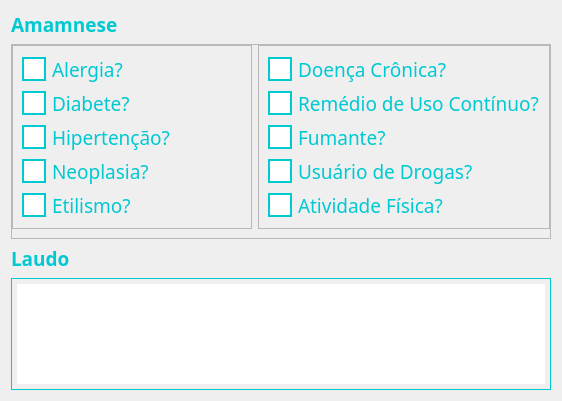
                     <widget class="QWidget" name="scrollAreaWC_Laudos">
                      <property name="geometry">
                       <rect>
                        <x>0</x>
                        <y>0</y>
                        <width>562</width>
                        <height>401</height>
                       </rect>
                      </property>
                      <property name="styleSheet">
                       <string notr="true">#scrollAreaWC_Laudos{
background-color: White;
border: 1px rgb(0, 201, 210);
border-style: solid;
}

QLabel{
color: rgb(0, 201, 210);
font-family: Tw Cen MT;
font-size: 14pt;
}

QTextEdit{
font-family: Tw Cen MT;
font-size: 14pt;
padding: 5px;
color: rgb(0, 0, 0);
border-radius: 0px;
border: 1px solid rgb(0, 201, 210);
}

QCheckBox{
font-family: Tw Cen MT;
font-size: 14pt;
color: rgb(0, 201, 210);
}</string>
                      </property>
                      <layout class="QVBoxLayout" name="verticalLayout_30">
                       <item>
                        <widget class="QLabel" name="label_Anamnese">
                         <property name="font">
                          <font>
                           <family>Tw Cen MT</family>
                           <pointsize>14</pointsize>
                           <weight>75</weight>
                           <bold>true</bold>
                          </font>
                         </property>
                         <property name="text">
                          <string>Amamnese</string>
                         </property>
                        </widget>
                       </item>
                       <item>
                        <widget class="QFrame" name="frame_Anamnese">
                         <property name="minimumSize">
                          <size>
                           <width>0</width>
                           <height>0</height>
                          </size>
                         </property>
                         <property name="frameShape">
                          <enum>QFrame::StyledPanel</enum>
                         </property>
                         <property name="frameShadow">
                          <enum>QFrame::Raised</enum>
                         </property>
                         <layout class="QHBoxLayout" name="horizontalLayout_13">
                          <property name="leftMargin">
                           <number>0</number>
                          </property>
                          <property name="topMargin">
                           <number>0</number>
                          </property>
                          <property name="rightMargin">
                           <number>0</number>
                          </property>
                          <item>
                           <widget class="QFrame" name="frame_PreencherAmamnese1">
                            <property name="styleSheet">
                             <string notr="true">
QCheckBox::indicator {
    width: 20px;
    height: 20px;
}

QCheckBox::indicator:unchecked {
    background-color: #fff;
    border: 2px solid #00C9D2;
}

QCheckBox::indicator:checked {
    background-color: #00C9D2;
    border: 2px solid rgb(0, 104, 108);
}</string>
                            </property>
                            <property name="frameShape">
                             <enum>QFrame::StyledPanel</enum>
                            </property>
                            <property name="frameShadow">
                             <enum>QFrame::Raised</enum>
                            </property>
                            <layout class="QVBoxLayout" name="verticalLayout_32">
                             <item>
                              <widget class="QCheckBox" name="checkBox_Alergia">
                               <property name="text">
                                <string>Alergia?</string>
                               </property>
                              </widget>
                             </item>
                             <item>
                              <widget class="QCheckBox" name="checkBox_Diabetes">
                               <property name="text">
                                <string>Diabete?</string>
                               </property>
                              </widget>
                             </item>
                             <item>
                              <widget class="QCheckBox" name="checkBox_Hipertencao">
                               <property name="text">
                                <string>Hipertenção?</string>
                               </property>
                              </widget>
                             </item>
                             <item>
                              <widget class="QCheckBox" name="checkBox_Neoplasia">
                               <property name="text">
                                <string>Neoplasia?</string>
                               </property>
                              </widget>
                             </item>
                             <item>
                              <widget class="QCheckBox" name="checkBox_Etilismo">
                               <property name="text">
                                <string>Etilismo?</string>
                               </property>
                              </widget>
                             </item>
                            </layout>
                           </widget>
                          </item>
                          <item>
                           <widget class="QFrame" name="frame_PreencherAnamnese2">
                            <property name="styleSheet">
                             <string notr="true">QCheckBox::indicator {
    width: 20px;
    height: 20px;
}

QCheckBox::indicator:unchecked {
    background-color: #fff;
    border: 2px solid #00C9D2;
}

QCheckBox::indicator:checked {
    background-color: #00C9D2;
    border: 2px solid rgb(0, 104, 108);
}</string>
                            </property>
                            <property name="frameShape">
                             <enum>QFrame::StyledPanel</enum>
                            </property>
                            <property name="frameShadow">
                             <enum>QFrame::Raised</enum>
                            </property>
                            <layout class="QVBoxLayout" name="verticalLayout_33">
                             <item>
                              <widget class="QCheckBox" name="checkBox_DoencasCronicas">
                               <property name="text">
                                <string>Doença Crônica?</string>
                               </property>
                              </widget>
                             </item>
                             <item>
                              <widget class="QCheckBox" name="checkBox_RemedioDeUsoContinuo">
                               <property name="text">
                                <string>Remédio de Uso Contínuo?</string>
                               </property>
                              </widget>
                             </item>
                             <item>
                              <widget class="QCheckBox" name="checkBox_Fumante">
                               <property name="text">
                                <string>Fumante?</string>
                               </property>
                              </widget>
                             </item>
                             <item>
                              <widget class="QCheckBox" name="checkBox_UsuarioDeDrogas">
                               <property name="text">
                                <string>Usuário de Drogas?</string>
                               </property>
                              </widget>
                             </item>
                             <item>
                              <widget class="QCheckBox" name="checkBox_AtividadeFsica">
                               <property name="text">
                                <string>Atividade Física?</string>
                               </property>
                              </widget>
                             </item>
                            </layout>
                           </widget>
                          </item>
                         </layout>
                        </widget>
                       </item>
                       <item>
                        <widget class="QLabel" name="label_Laudos">
                         <property name="font">
                          <font>
                           <family>Tw Cen MT</family>
                           <pointsize>14</pointsize>
                           <weight>75</weight>
                           <bold>true</bold>
                          </font>
                         </property>
                         <property name="text">
                          <string>Laudo</string>
                         </property>
                        </widget>
                       </item>
                       <item>
                        <widget class="QTextEdit" name="textEdit_Laudos"/>
                       </item>
                       <item>
                        <spacer name="verticalSpacer_7">
                         <property name="orientation">
                          <enum>Qt::Vertical</enum>
                         </property>
                         <property name="sizeHint" stdset="0">
                          <size>
                           <width>20</width>
                           <height>40</height>
                          </size>
                         </property>
                        </spacer>
                       </item>
                      </layout>
                     </widget>
